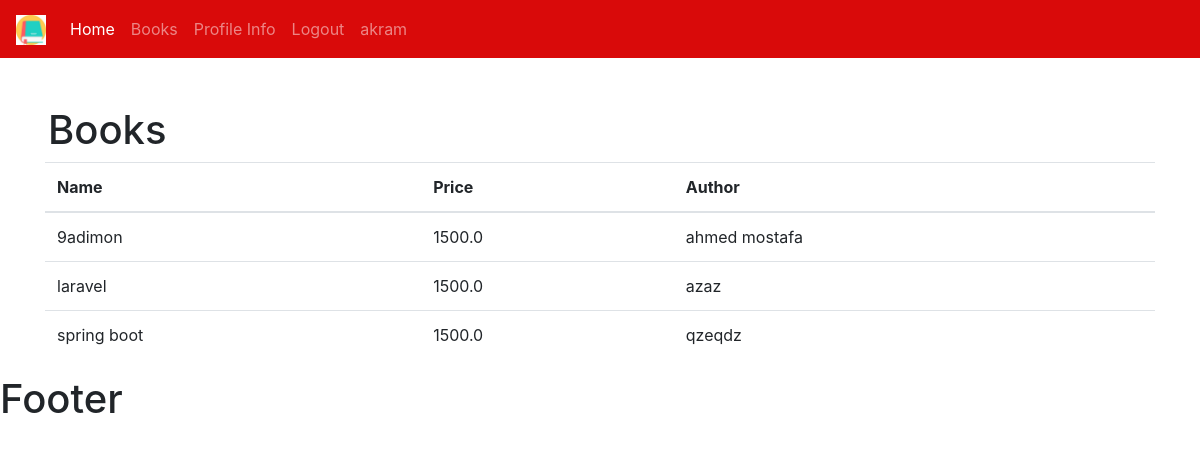
The app's page /books/ (signed in) with its own data.
### bookstore/models.py (models this page shows, shortened)
class Book(models.Model):
    CATEGORY = ( #tuple
        ('Classics','Classics'),
        ('Comic Book','Comic Book'),
        ('Fantasy','Fantasy'),
        ('Horror','Horror')
    )
    name = models.CharField(max_length=190, null=True)
    author = models.CharField(max_length=190, null=True)
    price = models.FloatField( null=True)
    category = models.CharField(max_length=190, null=True ,choices=CATEGORY  )
    description = models.CharField(max_length=200, null=True)
    tags = models.ManyToManyField(Tag)
    date_created = models.DateTimeField(auto_now_add=True, null=True)

### bookstore/views.py (the view)
# urls.py: path('books/',views.books,name="books"),
@login_required(login_url='login')
def books(request):
    books = Book.objects.all() # objects of class
    return render(request=request , template_name='bookstore/books.html',context={'books': books })

### bookstore/templates/bookstore/books.html
{% extends 'bookstore/main.html'%}
{% block content %}
<h1 class="pt-5 pl-5">Books</h1>
<div class="container">
<table class="table">
  <thead>
    <tr>
      <th scope="col">Name</th>
      <th scope="col">Price</th>
      <th scope="col">Author</th>
    </tr>
  </thead>
  <tbody>
      {% for item in books  %}
        <tr>
      <td>{{item.name}}</td>
      <td>{{item.price}}</td>
      <td>{{item.author}}</td>
       </tr>
      {% endfor %}
  </tbody>
</table>
</div>
{% endblock %}

### bookstore/templates/bookstore/navbar.html (shortened to what this page needs)
{% load static   %}
<nav class="navbar navbar-expand-lg  navbar-dark bg-primary">
  <a class="navbar-brand" href="{% url 'home' %}">
   <img src="{% static '/images/book.png'  %}" width="30" height="30" alt="" loading="lazy">
  </a>
  <div class="collapse navbar-collapse" id="navbarSupportedContent">
    <ul class="navbar-nav mr-auto">
    {% if request.user.is_staff%}
      <li class="nav-item active">
        <a class="nav-link" href="{% url 'home' %}">Home <span class="sr-only">(current)</span></a>
      </li>
      <li class="nav-item">
        <a class="nav-link" href="{% url 'books' %}">Books</a>
      </li>
  {% endif %}
      <li class="nav-item">
        <a class="nav-link" href="">Profile Info</a>
      </li>
      <li class="nav-item">
        <a class="nav-link" href="{% url 'logout' %}">Logout</a>
      </li>
       <li class="nav-item">
       <a class="nav-link" href="#">{{request.user}}</a>
      </li>
    </ul>
  </div>
</nav>

### myStatic/css/style.css (style rules this page uses)
.bg-primary { background-color: #d90a0a!important; }

### records on screen
Book: name "9adimon", price "1500.0", author "ahmed mostafa"
Book: name "laravel", price "1500.0", author "azaz"
Book: name "spring boot", price "1500.0", author "qzeqdz"

### other values on screen
{{ request.user }} "akram"
